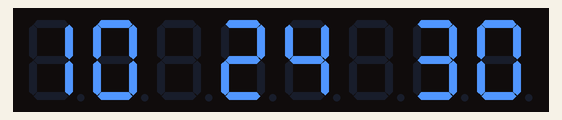
A sketch run on a simulated Arduino Uno, built with avr-gcc and run on an emulated ATmega328P. Parts: 8-digit seven-segment display. The local clock reads 2024-03-15 10:24:30 at power-on unless the sketch sets it; what the sketch prints to the serial monitor is not drawn.

Above: at 0.1 s.
At 5.1 s:
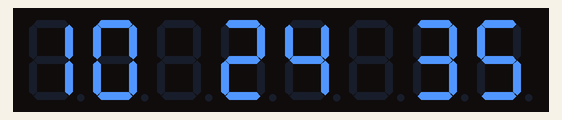
At 11.1 s:
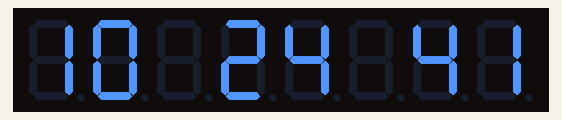
At 19.1 s:
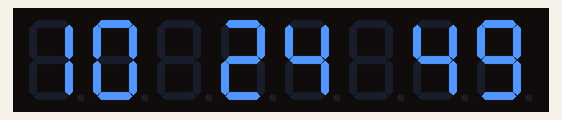
At 29.1 s:
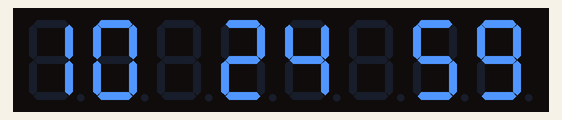
At 39.1 s:
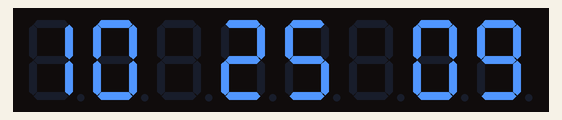

The sketch:

led_clock_display.ino
```cpp
#include <DS1307RTC.h>
#include <Wire.h>
#include <RTClib.h>
#include <LedControl.h>

// pin 12 DIN
// pin 11 CLK
// pin 10 LOAD
LedControl lc=LedControl(12, 11, 10, 1);

int tenhour;
int onehour;
int tenminute;
int oneminute;
int tensecond;
int onesecond;
int zero = 0;

void setup()
{
    Serial.begin(9600);
    while (!Serial); // wait until Arudino Serial Monitor opens
     setSyncProvider(RTC.get); // the function to get the time from the RTC
     if(timeStatus() != timeSet)
     {
        Serial.println("Unable to sync with RTC");
     }
     else
     {
        Serial.println("RTC has set the system time");
     }

      lc.shutdown(0, false);  // wakeup call
      lc.setIntensity(0,8);   // set brightness to medium
      lc.clearDisplay(0);     // clear display
}

void printhourdigits(int hours)
{
    if (hours > 9)
    {
        tenhour = hours / 10;
        onehour = hours % 10;
        lc.setDigit(0, 7, tenhour, false);
        lc.setDigit(0, 6, onehour, false);
        //lc.setDigit(0, 6, '.', false);
        //Serial.print(tenhour);
        //Serial.print(onehour);
    }
    else
    {
      lc.setDigit(0, 7, zero, false);
      lc.setDigit(0, 6, hours, false);
      //lc.setDigit(0, 6, ".", false);
    }

}

void printminutedigits(int minutes)
{
    if (minutes > 9 )
    {
        tenminute = minutes / 10;
        oneminute = minutes % 10;
        //lc.setDigit(0, 5, tenminute, false);
        //lc.setDigit(0, 4, oneminute, true);
        lc.setDigit(0, 4, tenminute, false);
        lc.setDigit(0, 3, oneminute, false);
    }
    else
    {
      //lc.setDigit(0, 5, zero, false);
      //lc.setDigit(0, 4, minutes, true);
      lc.setDigit(0, 4, zero, false);
      lc.setDigit(0, 3, minutes, false);
    }
}

void printseconddigits(int seconds)
{
    if (seconds > 9 )
    {
        tensecond = seconds / 10;
        onesecond = seconds % 10;
        //lc.setDigit(0, 3, tensecond, false);
        //lc.setDigit(0, 2, onesecond, true);
        lc.setDigit(0, 1, tensecond, false);
        lc.setDigit(0, 0, onesecond, false);
    }
    else
    {
      //lc.setDigit(0, 3, zero, false);
      //lc.setDigit(0, 2, seconds, true);
      lc.setDigit(0, 1, zero, false);
      lc.setDigit(0, 0, seconds, false);
    }
}

void printclock()
{
    printhourdigits(hour());
    printminutedigits(minute());
    printseconddigits(second());
}

void digitalClockDisplay(){
  // digital clock display of the time
  Serial.print(hour());
  printSerialDigits(minute());
  printSerialDigits(second());
  Serial.print(" ");
  Serial.print(day());
  Serial.print(" ");
  Serial.print(month());
  Serial.print(" ");
  Serial.print(year());
  Serial.println();
}

void printSerialDigits(int digits){
  // utility function for digital clock display: prints preceding colon and leading 0
  Serial.print(":");
  if(digits < 10)
  {
      Serial.print('0');
      Serial.print(digits);
  }
  else
  {
    Serial.print(digits);
  }
}

void loop()
{
     printclock();
     Serial.print(tenhour);
     Serial.print(onehour);
     //digitalClockDisplay();

}
```

Measured:
- what the display in image 2 shows lasts 1.0 s, from 11.0 s to 12.0 s
